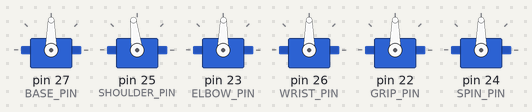
Bench run of a sketch on a simulated Arduino Mega 2560, built with avr-gcc and run on an emulated ATmega2560. Shown: 6 × servo.

Above: at 2.65 s.
At 8.12 s:
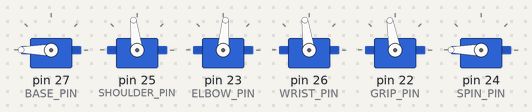
At 13.7 s:
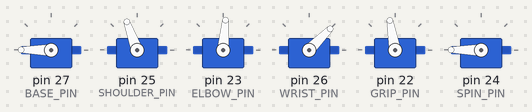
At 20.4 s:
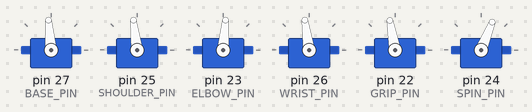
At 26.55 s:
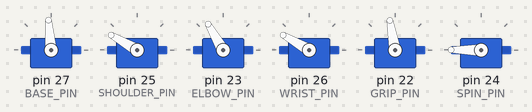
At 39.61 s:
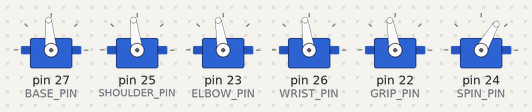
Timing chart, 0 to 40.0 s (numbered marks = the images above):
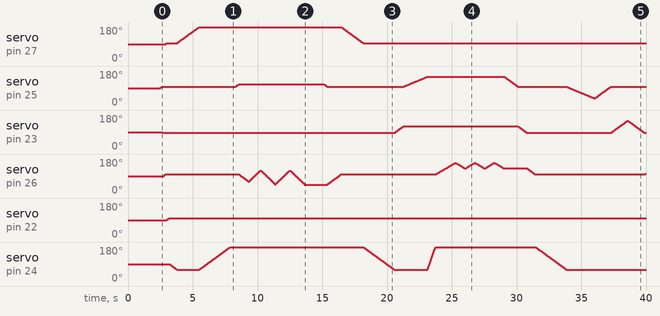

Measured:
- by itself, servo on pin 27 (BASE_PIN): rises from 90° to 180° in 2.6 s, then falls to 95° in 12.7 s
- by itself, servo on pin 22 (GRIP_PIN): moves from 90° to 100° over 0.18 s

The sketch:

Armcode2.ino
```cpp
#include <Servo.h>


Servo base;
Servo shoulder;
Servo elbow;
Servo wrist;
Servo grip;
Servo spin;


const int BASE_PIN = 27;
const int SHOULDER_PIN = 25;
const int ELBOW_PIN = 23;
const int WRIST_PIN = 26;
const int SPIN_PIN = 24;
const int GRIP_PIN = 22;


void setup() {
  base.attach(BASE_PIN);
  shoulder.attach(SHOULDER_PIN);
  elbow.attach(ELBOW_PIN);
  wrist.attach(WRIST_PIN);
  grip.attach(GRIP_PIN);
  spin.attach(SPIN_PIN);

  delay(500);
  Serial.begin(9600);
  delay(500);
}

void stall(int moveto, Servo &servo, int speed = 20) {
  int pos = servo.read();
  int increment = 1;
  if (moveto < pos) {
    increment = -1;
  }

  while (pos != moveto) {
    pos += increment;
    servo.write(pos);
    delay(speed);
  }
}


void reset() {

  stall(97, shoulder);

  stall(85, elbow);

  stall(98, wrist);

  stall(95, base);

  stall(100, grip);

  stall(60, spin);
}


void test(){
  //stall(0, grip);

  stall(35, shoulder, 35);
  stall(97, shoulder);

  stall(150, elbow);
  stall(85, elbow);

  stall(150, wrist);
  stall(98, wrist);

  stall(30, base);
  stall(95, base);

  //stall(180, spin);
  //stall(0, spin);

  stall(150, grip);
  stall(100, grip);

}

void hailJeff(){
  stall(115, shoulder);
  delay(2000);

}

void readpos() {
  Serial.println(shoulder.read());
  Serial.println(wrist.read());
  Serial.println(base.read());
  Serial.println(elbow.read());
  Serial.println(grip.read());
  Serial.println(spin.read());
}

void wave() {

  stall(180, base);

  stall(200, spin);

  stall(110, shoulder);

  stall(60, wrist);

  // Repeat the loop 3 times
  for (int repetition = 0; repetition < 2; repetition++) {
    // Move the servo from 90 to 135 degrees
    stall(120, wrist, 15);
    // Move the servo back from 135 to 90 degrees
    stall(45, wrist, 15);
  }
}

void sus(){
  stall(165, shoulder);
  for (int repetition = 0; repetition < 5; repetition++) {
    stall(130, wrist, 13);
    stall(100, wrist, 13);
  }
}

void pickup(){
 stall(30, base);
 delay(1000);

 stall(180, elbow);
 delay(1000);

 stall(160, grip);
 delay(1000);
 stall(90, elbow);
 delay(1000);
 stall(170, base);
 delay(1000);
 stall(151, elbow);
 delay(1000);
 stall(46, wrist);
 delay(500);
 stall(90, grip);

}

void pickbackup(){
  stall(170, base);
  stall(153, elbow);
  stall(46, wrist);
  delay(500);
  stall(180, grip);

  stall(97, shoulder);
  stall(85, elbow);
  stall(95, base);
  delay(500);
  stall(30, base);
  stall(180, elbow);
  stall(30, grip);

}

void shake(){
  //stall(160, elbow);
  stall(120, elbow);
  stall(150, shoulder, 35);
  stall(180, spin, 5);

  for (int repetition = 0; repetition < 3; repetition++) {
    stall(160, wrist, 25);
    stall(130, wrist, 25);
  }
}

void variabletest(){
  stall(160, grip);
  delay(5000);
}

void loop(){
  delay(1500);
  reset();
  wave();
  delay(1500);
  reset();
  shake();
  reset();
  test();
  delay(1500);
  reset();
  int i = 0;
    while (i < 150) {
        pickup();
        reset();
        delay(1500);
        i++;
    }

}


/*
void loop() {
  delay(10);
  Serial.println("Which move would you like to do? (Options: Wave (1), ...)");

  // Read input for the selected option
  Serial.println("Enter the option number:");
  while (!Serial.available());
  int choice = Serial.parseInt();

  switch(choice) {
  case 0:
    reset();
    break;

  case 1:
    wave();
    delay(300);
    reset();
    break;

  case 2:
    stall(100, wrist);
    delay(300);
    reset();
    break;

  case 3:
    test();
    delay(300);
    reset();
    break;

  case 4:
    variabletest();
    delay(300);
    reset();
    break;

  case 5:
    readpos();
    break;
  case 6:
    stall(20, grip);
    break;
  case 7:
    sus();
    break;
  case 8:
    shake();
    break;
  case 9:
    hailJeff();
    break;
  case 10:
    for (int i = 0; i < 100; i++) {
    reset();
    wave();
    shake();
    reset();
    test();
    pickup();
    delay(1000);
    }
    break;
  case 11:
    pickup();
    //pickbackup();
    break;

  default:
    Serial.println("invalid option");
    break;

}
*/

 //0, 1 (wave), 8 (shake), 3 (test), 11 (pickup), 10
```
